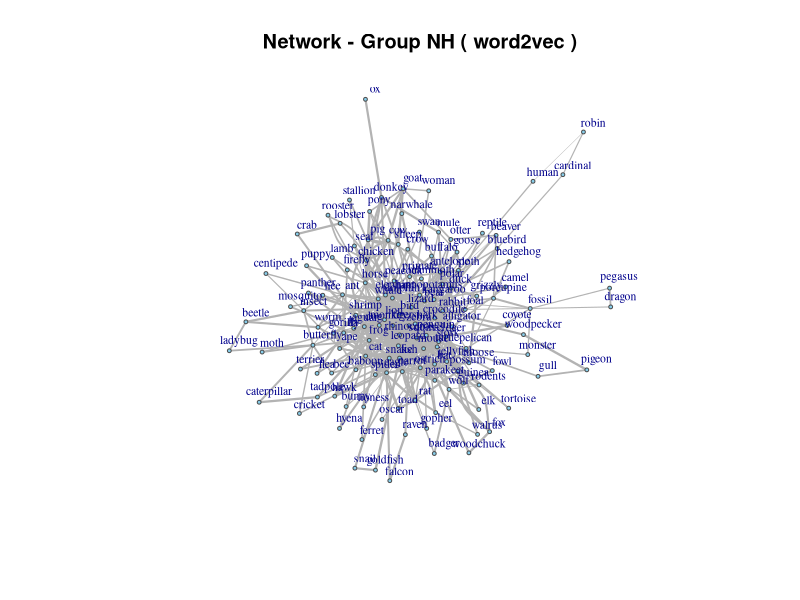
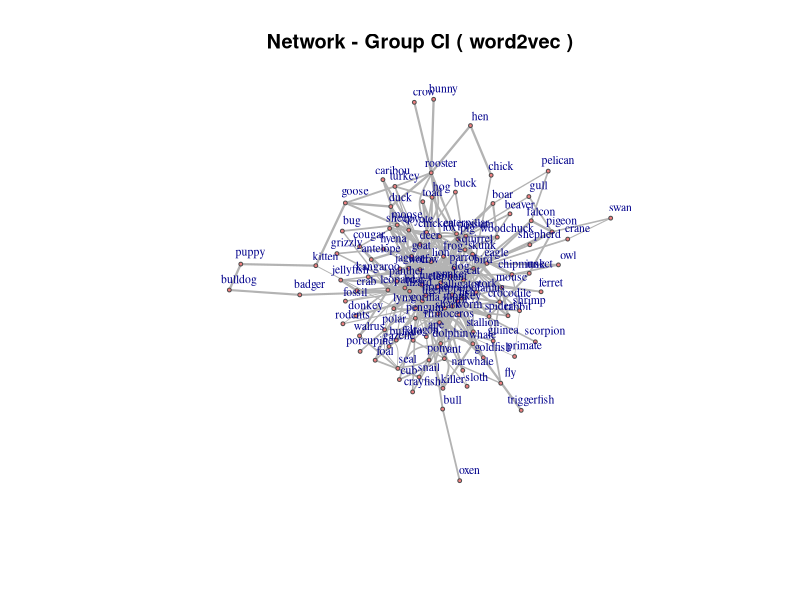
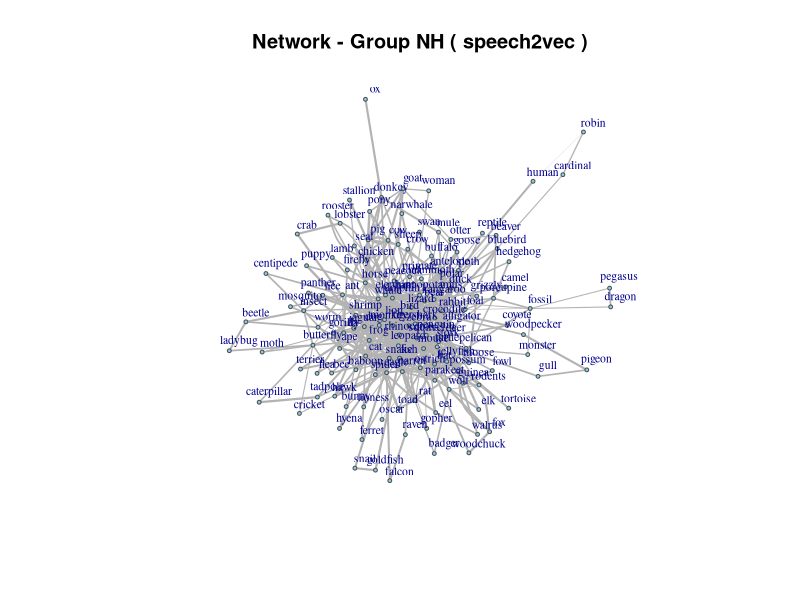
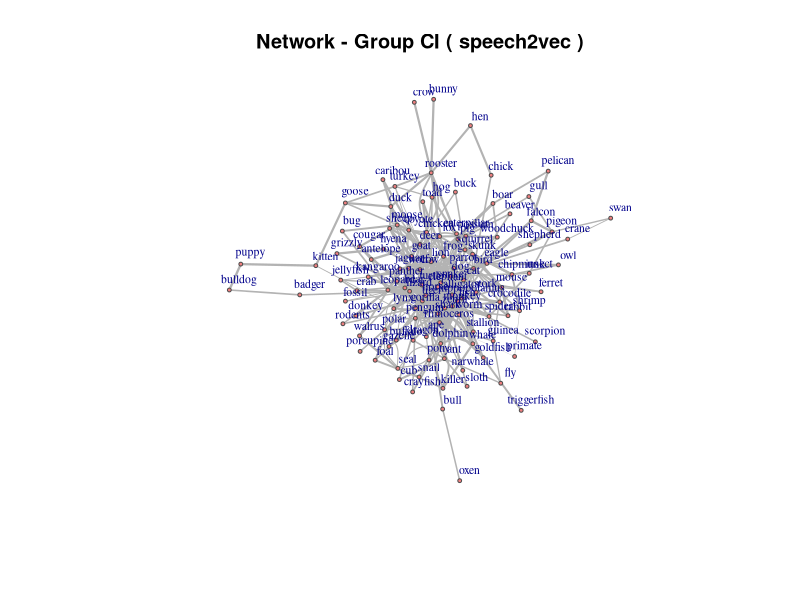
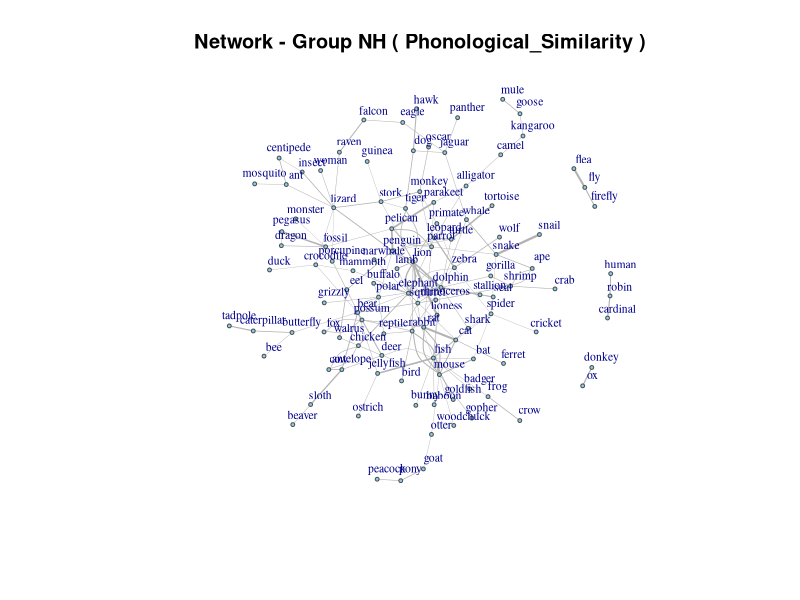
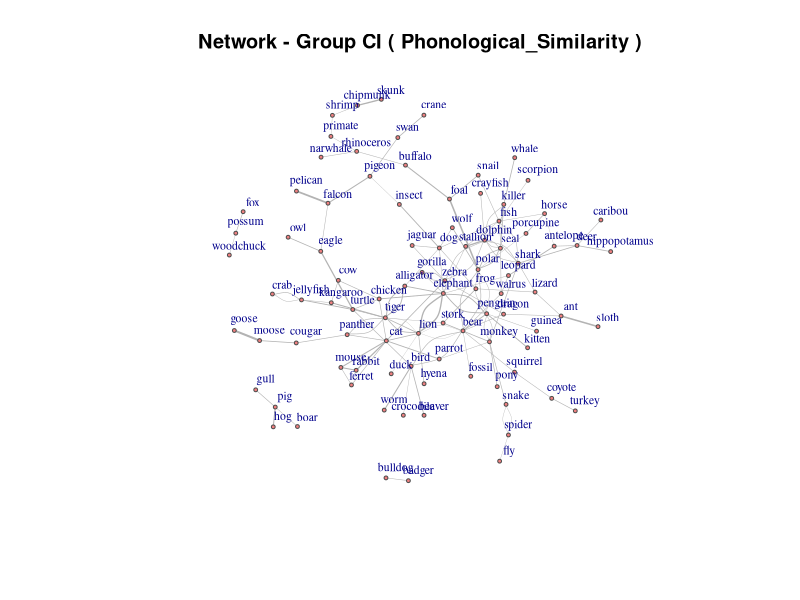

The R source for these figures, in order:
## ---- chunk 1
knitr::opts_chunk$set(echo = TRUE)
## ---- chunk 2
library(tidyverse)
library(ggthemes)
library(igraph)
## ---- chunk 3

#For assigning CI/NH status
participant_groupings <- read.csv("../participant_groupings.csv")

word2vec = read.csv("../output/animals/word2vec/50/lexical_results.csv") %>%
  rename(word2vec = Semantic_Similarity) %>% select(Subject,word2vec) %>%
  group_by(Subject) %>% mutate(item = row_number()) 
  

combined = read.csv("../output/animals/speech2vec/50/lexical_results.csv") %>% 
  rename(speech2vec = Semantic_Similarity) %>% 
  group_by(Subject) %>% mutate(item = row_number()) %>%
  left_join(word2vec) %>%
  left_join(participant_groupings) %>%
  mutate(Frequency_Value = Frequency_Value/100,
         Phonological_Similarity = ifelse(Phonological_Similarity == 0.0001, 0, Phonological_Similarity))
  
## ---- chunk 4
library(igraph)
library(dplyr)

# Function to create a well-formatted network graph
create_graph <- function(df, group_label, similarity_metric) {
  
   # Filter for the given group
  edges <- df %>%
    filter(Group == group_label) %>%
    group_by(Subject) %>%
    mutate(Next_Word = lag(Fluency_Item)) %>%
    na.omit() %>%
    ungroup() %>%
    transmute(From = Fluency_Item, 
              To = Next_Word, 
              Weight = .data[[similarity_metric]]) %>%
    filter(Weight > 0) %>% distinct()
  
  # Create graph
  g <- graph_from_data_frame(edges, directed = FALSE)
  
  # Compute network metrics
  avg_path_length <- mean_distance(g, directed = FALSE, unconnected = TRUE)  # Handle disconnected components
  clustering_coeff <- transitivity(g, type = "global")  # Global clustering coefficient
  graph_density <- edge_density(g)  # Density of the graph
  degree_centrality <- degree(g)  # Number of connections per node
  
  # Print network metrics
  cat("\nNetwork Metrics for Group:", group_label, "(", similarity_metric, ")\n")
  cat("---------------------------------------------------\n")
  cat("Average Shortest Path Length:", round(avg_path_length, 3), "\n")
  cat("Clustering Coefficient:", round(clustering_coeff, 3), "\n")
  cat("Graph Density:", round(graph_density, 3), "\n")
  cat("Top 5 Most Central Nodes (by Degree):\n")
  print(sort(degree_centrality, decreasing = TRUE)[1:5])

  # Improve layout
  set.seed(42)  # Ensure consistent layout
  layout <- layout_with_fr(g)  # Force-directed layout

  # Plot graph with improved aesthetics
  plot(g, 
       layout = layout,
       edge.width = E(g)$Weight * 3,  # Scale edge width
       vertex.label.cex = 0.7,  # Reduce label size
       vertex.label.dist = 1,  # Push labels away from nodes
       vertex.color = ifelse(group_label == "NH", "skyblue", "lightcoral"),  # Color nodes by group
       vertex.frame.color = "gray30",
       edge.color = "gray70",
       vertex.size = 2,
       main = paste("Network - Group", group_label, "(", similarity_metric, ")"))
}

# Example usage:


create_graph(combined, "NH", "word2vec")
create_graph(combined, "CI", "word2vec")

create_graph(combined, "NH", "speech2vec")
create_graph(combined, "CI", "speech2vec")

create_graph(combined, "NH", "Phonological_Similarity")
create_graph(combined, "CI", "Phonological_Similarity")
